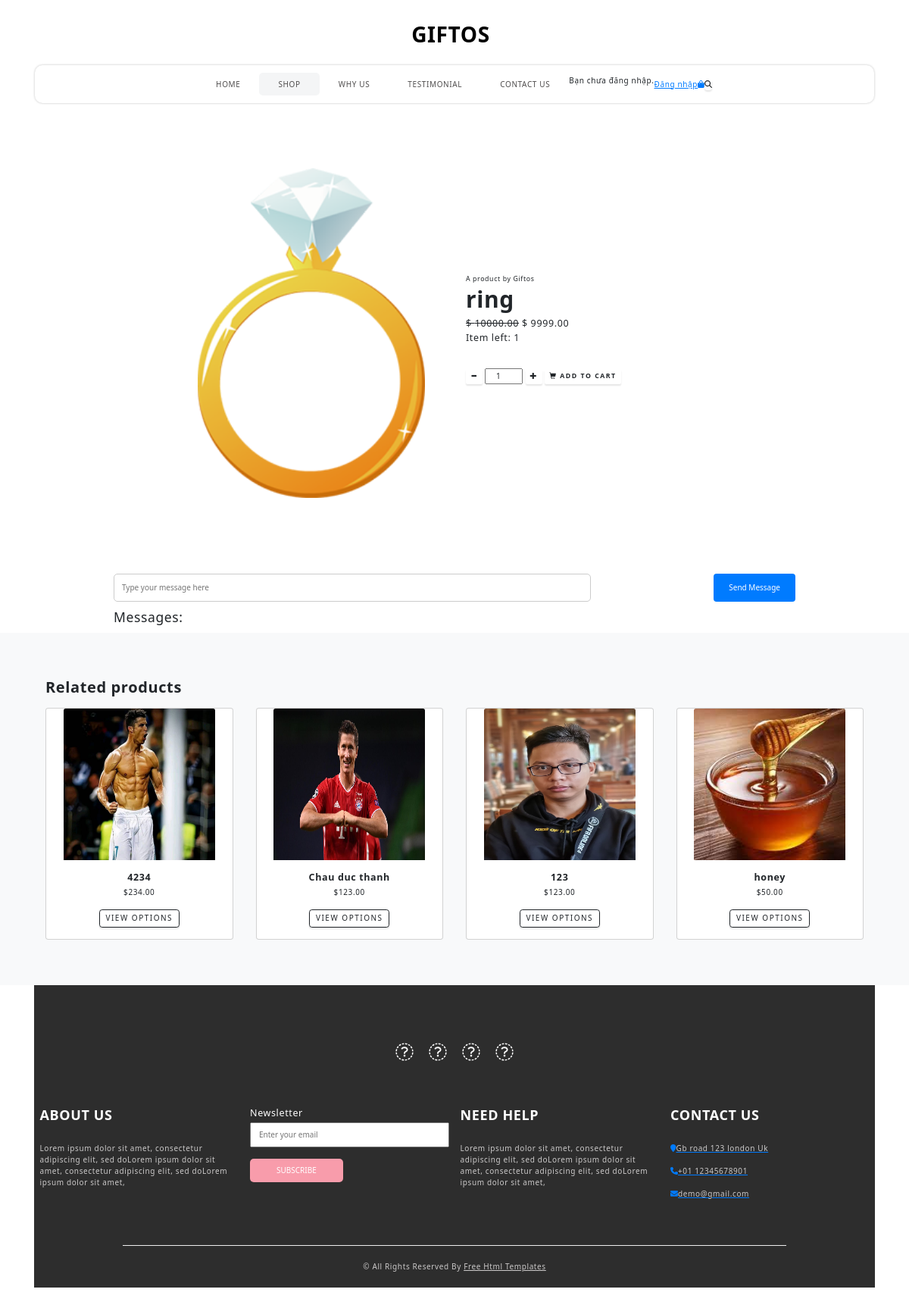
The app's page /items/22/view/ with its own data.
### shop/models.py (models this page shows, shortened)
class Item(models.Model):
    host = models.ForeignKey(User, on_delete=models.SET_NULL, null=True)
    topic = models.ForeignKey(Topic, on_delete=models.SET_NULL, null=True)
    name = models.CharField(max_length=100)
    price = models.DecimalField(max_digits=20, decimal_places=2)
    sale_price = models.DecimalField(max_digits=20, decimal_places=2, null=True, blank=True)
    image = models.ImageField(upload_to='items/', null=True, blank=True)
    description = models.TextField(null=True, blank=True)
    participants = models.ManyToManyField(User, related_name='participants', blank=True)
    quantity_available = models.PositiveIntegerField(default=0)  # Trường mới để quản lý số lượng
    updated = models.DateTimeField(auto_now=True)
    created = models.DateTimeField(auto_now_add=True)
    class Meta:
        ordering = ['-created']

### shop/views.py (the view)
# urls.py: path('items/<int:pk>/view/', views.view_item, name="view-item"),
def view_item(request, pk):
    item = Item.objects.get(id=pk)
    item_messages = item.message_set.all()
    items = Item.objects.all().order_by('-created')[:4]
    context = {'item': item, 'item_messages': item_messages , 'items' :items}
    return render(request, 'shop/view_item.html', context)

### shop/templates/shop/view_item.html (shortened to what this page needs)
{% extends 'main.html' %}
{% block content %}
{% load static %}
<!DOCTYPE html>
<body>
    <section class="py-5">
        <div class="container px-4 px-lg-5 my-5">
            <div class="row gx-4 gx-lg-5 align-items-center">
                <div class="col-md-6">
                    <div class="img-box">
                        <img class="card-img-top mb-5 mb-md-0" style="    width: 300px;
                        height: auto;" src="{{ item.image.url }}" alt="{{ item.name }}" />
                    </div>
                </div>
                <div class="col-md-6">
                    <div class="small mb-1">A product by Giftos</div>
                    <h1 class="display-5 fw-bolder">{{ item.name }}</h1>
                    <div class="fs-5 mb-5">
                        <span class="text-decoration-line-through">$ {{ item.price}}</span>
                        <span>$ {{ item.sale_price }}</span>
                        <br>
                        <span>Item left: {{ item.quantity_available }}</span>
                    </div>
                    <div class="d-flex">
                        <p>
                            <button type="button" class="btn btn-default btn-sm" id="decrease">
                                <span class="glyphicon glyphicon-minus"></span>
                            </button>
                            <input type="number" id="quantity" value="1" min="1" step="1"
                                style="width: 50px; text-align: center;">
                            <button type="button" class="btn btn-default btn-sm" id="increase">
                                <span class="glyphicon glyphicon-plus"></span>
                            </button>
                            <button type="button" class="btn btn-default btn-sm" id="add-to-cart"
                                data-item-id="{{ item.id }}">
                                <span class="glyphicon glyphicon-shopping-cart"></span>
                                <b> Add to Cart </b>
                            </button>
                        </p>
                    </div>
                </div>
            </div>
        </div>
    </section>
    <div class="container-message" style="margin-top:20px;">
        <div class="message-section">
            <div class="message-form">
                <form method="POST" action="{% url 'item' item.pk %}">
                    <div class="send-mes">
                        <input type="text" name="body" placeholder="Type your message here">
                        <button type="submit" class="btn-submit">Send Message</button>
                    </div>
                </form>
            </div>
            <div class="mess-p">
                <h3>Messages:</h3>
            </div>
        </div>
    </div>
    {% include 'shop/related_pro.html' %}
    {% include 'shop/info_section.html'%}
</body>
{% endblock content %}

### shop/templates/shop/related_pro.html
<section class="py-5 bg-light">
    <div class="container px-4 px-lg-5 mt-5">
        <h2 class="fw-bolder mb-4">Related products</h2>
        <div class="row gx-4 gx-lg-5 row-cols-2 row-cols-md-3 row-cols-xl-4 justify-content-center">
            {% for item in items %}
            <div class="col mb-5">
                <div class="card h-100">
                    <img class="card-img-top" src="{{ item.image.url }}" alt="{{ item.name }}" />
                    <div class="card-body p-4">
                        <div class="text-center">
                            <h5 class="fw-bolder">{{ item.name }}</h5>
                            ${{ item.price }}
                        </div>
                    </div>
                    <div class="card-footer p-4 pt-0 border-top-0 bg-transparent">
                        <div class="text-center">
                            <a class="btn btn-outline-dark mt-auto" href="{% url 'view-item' pk=item.pk %}">View
                                options</a>
                        </div>
                    </div>
                </div>
            </div>
            {% endfor %}
        </div>
    </div>
</section>

### static/css/style.css (style rules this page uses)
body { font-family: "poppins", sans-serif; color: #101010; background-color: #ffffff; }
a, a:hover, a:focus { text-decoration: none; }
.btn, .btn:focus { outline: none !important; -webkit-box-shadow: none; box-shadow: none; }
.img-box { border-radius: 5px; overflow: hidden; }

### static/css/responsive.css (style rules this page uses)
@media (min-width: 1200px) { .container { max-width: 1170px; } }

### records on screen
Item: image (picture), name "ring", price "10000.00", sale_price "9999.00", quantity_available "1"
Item: image (picture), name "4234", price "234.00"
Item: image (picture), name "Chau duc thanh", price "123.00"
Item: image (picture), name "123", price "123.00"
Item: image (picture), name "honey", price "50.00"
